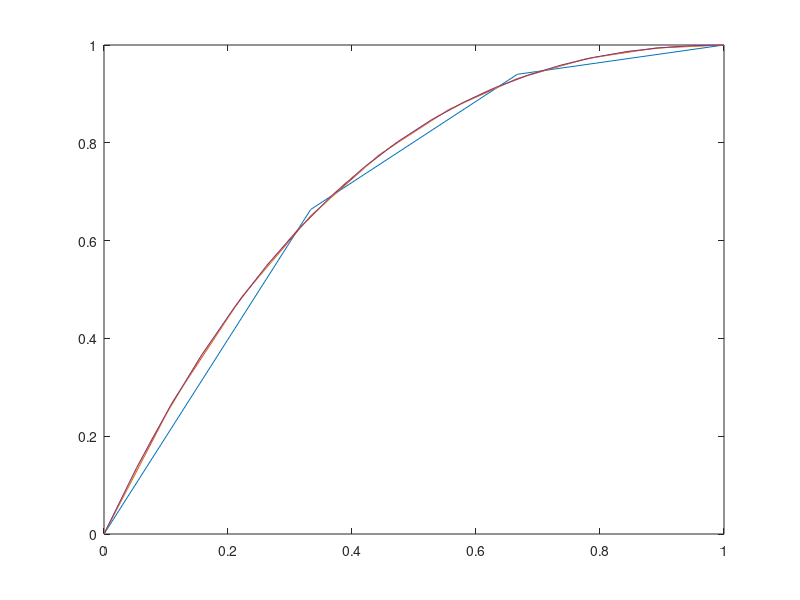
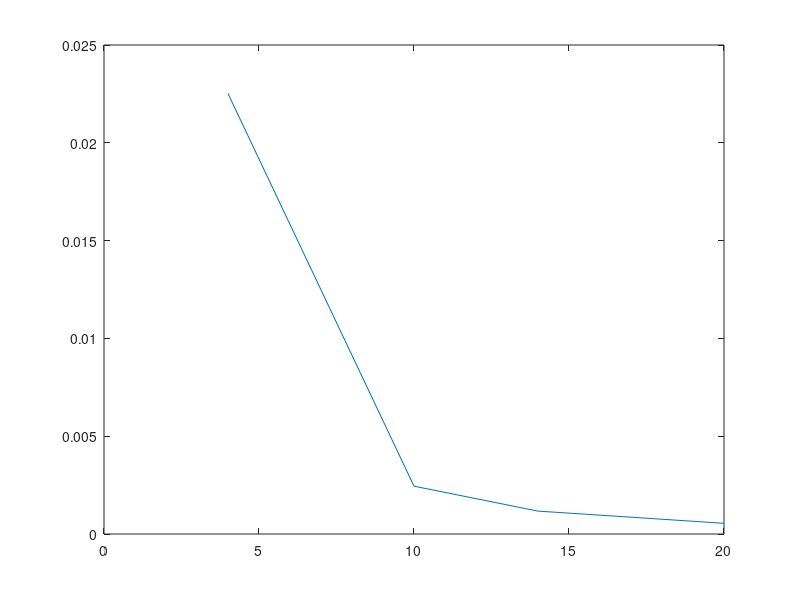

Source code (MATLAB) for these figures, in order:
clear,clc,close all

%boundary conditions
x0 = 0;
x1 = 1;
y0 = 0;
y1 = 1;
figure(1)
n = [4,10,14,20];
for i = 1:length(n)
    h = (x1-x0)/(n(i)-1); 
    Y = zeros(n(i),n(i));
    Y(1,1) = 1;
    Y(n(i),n(i)) = 1;
    z = 1;
    b = zeros(n(i),1);
    b(1) = y0;
    b(n(i)) = y1;
    for x = 2:n(i)-1
        Y(x,z) = (1-h);
        Y(x,z+1) = (h^2 - 2);
        Y(x,z+2) = (1+h);
        z = z+1;
    end
    %disp(Y)
    %disp(b)
    x = linspace(0,1,n(i));
    F = linsolve(Y,b);
    Err(i) = (.5*2.7182818284^(1-.5)) - ((F(n(i)/2) + F((n(i)/2)+1))/2);
    plot(x,F)
    hold on
end
hold off
figure(2)
plot(n,Err)



